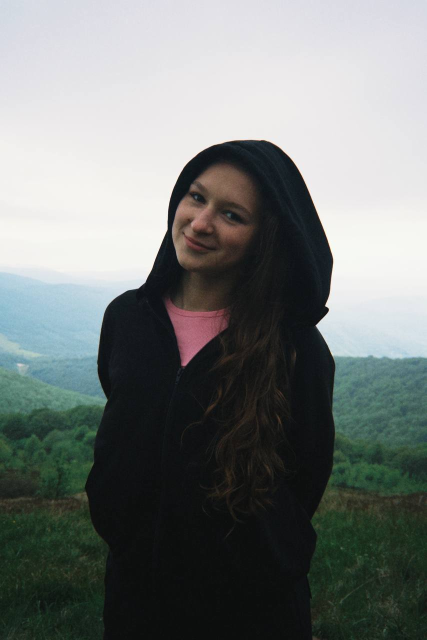
#> input picture image1/image.jpg, 853 x 1280 px (shown at 1/2 size)
$ python 'HW lesson3.py'
#> lines starting #> are read from the running program, lines starting #| are printed output that depends on the picture
import cv2
# import numpy as np
image = cv2.imread('image1/image.jpg')
#> image is the input picture: shape (1280, 853, 3); mean B, G, R 120.2, 122.1, 116.9
image =cv2.resize(image, (320, 400))
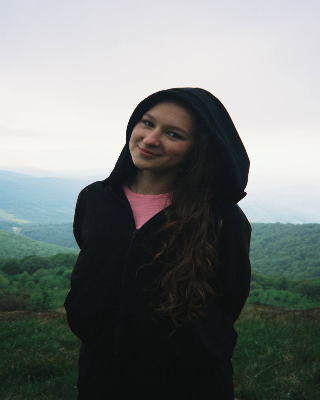
#> image: shape (400, 320, 3); mean B, G, R 120.2, 122.1, 116.8


cv2.rectangle(image, (120, 100), (200, 180), (0, 0, 0), 1,25)
cv2.putText(image, "Mariana Kuznets", (90, 240), cv2.FONT_HERSHEY_TRIPLEX, 1/2, (100, 0, 120))
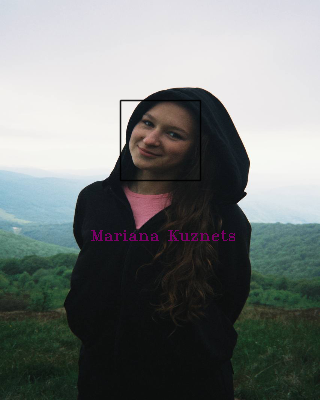
#> image: shape (400, 320, 3); mean B, G, R 120.3, 121.7, 117
#
cv2.imshow('image', image)
print(image.shape)
#| (400, 320, 3)


cv2.waitKey(0)
cv2.destroyAllWindows()
